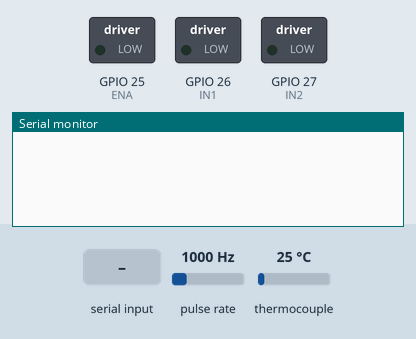
Recording of a sketch running on a simulated ESP32. On the bench: switched loads named in the sketch (green lamp = pin HIGH), the last lines printed to the serial monitor. Wiring (inferred from the names in the program): pulse sensor: data GPIO 32. The inputs (shaded band) are chosen by the test bench; at power-on: pulse rate 1000 Hz, thermocouple 25 °C.

Above: at 1.2 s.
1.3 s: "MOTOR\n" received over Serial
At 2.5 s:
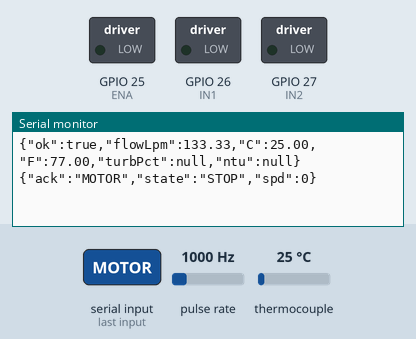
3.4 s: "PING\n" received over Serial
At 4.3 s:
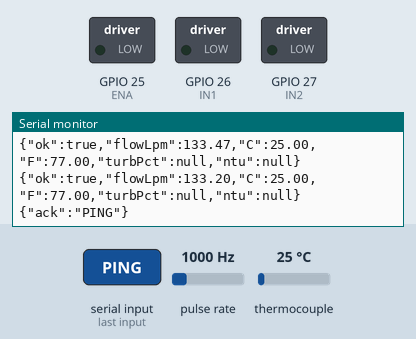
Timing chart, 0 to 6.4 s (numbered marks = the images above; inputs shaded):
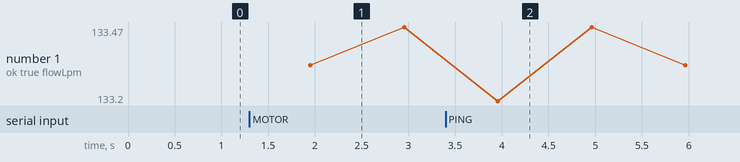

The sketch:

alltest.ino
```cpp
#include <Adafruit_MAX31865.h>

/////////////////////////////////////////////////////////////////////////////////
// TEMPERATURE SENSOR (PT100 & MAX31865 via SPI)
/////////////////////////////////////////////////////////////////////////////////

#define MAX_CS   5
#define MAX_MOSI 23
#define MAX_MISO 19
#define MAX_CLK  18

Adafruit_MAX31865 sensor(MAX_CS, MAX_MOSI, MAX_MISO, MAX_CLK);
#define RREF 430.0
#define RNOMINAL 100.0


/////////////////////////////////////////////////////////////////////////////////
// FLOW SENSOR (YF-B2)
/////////////////////////////////////////////////////////////////////////////////

#define FLOW 32
volatile uint32_t pulseCount = 0;
unsigned long lastTick = 0;

void IRAM_ATTR pulseISR()
{
  pulseCount++;
}

float pulsesToLpm(uint32_t pulses, float dtSeconds)
{
  // Adjust this after you do a 1-L bucket test
  const float K = 450.0f; // pulses per liter
  return (pulses / K) / (dtSeconds / 60.0f);
}


/////////////////////////////////////////////////////////////////////////////////
// TUBIDITY (DFRobot SEN0554 UART)
/////////////////////////////////////////////////////////////////////////////////

// Sensor wiring: VCC=5V, GND, TX(blue)->ESP32 RX2 (GPIO16 via level shift), RX(white)<-ESP32 TX2 (GPIO17)
#define TURB_RX 16   // ESP32 receives here (from sensor TX)
#define TURB_TX 17   // ESP32 transmits here (to sensor RX)
HardwareSerial Turb(2);  // UART2

// Vendor command (5 bytes), per DFRobot example
const uint8_t TURB_CMD[5] = { 0x18, 0x05, 0x00, 0x01, 0x0D };

// Read turbidity percentage (0..255). Returns true on success.
bool readTurbidity(uint8_t &pct, uint32_t timeout_ms = 50)
{
  while (Turb.available()) Turb.read();        // flush any stale bytes
  Turb.write(TURB_CMD, sizeof(TURB_CMD));      // send request

  uint8_t buf[5] = {0};
  uint32_t t0 = millis();
  int got = 0;
  // collect exactly 5 bytes with timeout
  while ((millis() - t0) < timeout_ms)
  {
    while (Turb.available() && got < 5)
    {
      buf[got++] = (uint8_t)Turb.read();
    }

    if (got >= 5)
    {
      break;
    }

    delay(1);
  }

  if (got < 5)
  {
    return false;
  }

  // DFRobot uses buf[3] as the value to print in decimal
  pct = buf[3];
  return true;
}

// Simple NTU estimate from 0..255 percentage.
// The vendor curve is nonlinear and saturating; this is just a usable rough map.
// Tweak once you collect your own reference points.
float ntuEstimateFromPct(uint8_t pct)
{
  // piecewise: faster rise early, then flatten
  if (pct <= 200)
  {
    return pct * 10.0f;               // ~0..2000 NTU
  }

  else
  {
    return 2000.0f + (pct - 200) * 15.0f;  // ~2000..(≈2000+55*15≈2825 NTU)
  }
}


/////////////////////////////////////////////////////////////////////////////////
// MOTOR 8==D
/////////////////////////////////////////////////////////////////////////////////

#define ENA 25  // PWM
#define IN1 26
#define IN2 27

void motorStop()
{
  digitalWrite(IN1, LOW);
  digitalWrite(IN2, LOW);
  analogWrite(ENA, 0);
}

void motorDrive(uint8_t duty, bool forward)
{
  digitalWrite(IN1, forward ? HIGH : LOW);
  digitalWrite(IN2, forward ? LOW : HIGH);
  analogWrite(ENA, duty);
}

void handleCommand(const String &line)
{
  if (line.startsWith("MOTOR"))
  {
    int spd = 0; char dir[8] = {0};
    int n = sscanf(line.c_str(), "MOTOR %d %7s", &spd, dir);
    spd = constrain(spd, 0, 255);

    if (n == 1 || spd == 0)
    {
      motorStop();
      Serial.println("{\"ack\":\"MOTOR\",\"state\":\"STOP\",\"spd\":0}");
      return;
    }

    if (n == 2)
    {
      bool fwd = (strcmp(dir, "FWD") == 0);
      bool rev = (strcmp(dir, "REV") == 0);
      if (fwd || rev)
      {
        motorDrive((uint8_t)spd, fwd);
        Serial.print("{\"ack\":\"MOTOR\",\"state\":\"");
        Serial.print(fwd ? "FWD" : "REV");
        Serial.print("\",\"spd\":");
        Serial.print(spd);
        Serial.println("}");
      }
    }
  }
}


/////////////////////////////////////////////////////////////////////////////////
// SETUP
/////////////////////////////////////////////////////////////////////////////////
void setup()
{
  Serial.begin(115200);

  // PT100
  sensor.begin(MAX31865_3WIRE);

  // FLOW
  pinMode(FLOW, INPUT_PULLUP);
  attachInterrupt(digitalPinToInterrupt(FLOW), pulseISR, RISING);
  lastTick = millis();

  // TURBIDITY (9600 8N1 as per DFRobot sample)
  Turb.begin(9600, SERIAL_8N1, TURB_RX, TURB_TX);

  // MOTOR
  pinMode(IN1, OUTPUT);
  pinMode(IN2, OUTPUT);
  pinMode(ENA, OUTPUT);
  motorStop();
}


/////////////////////////////////////////////////////////////////////////////////
// MAIN LOOP
/////////////////////////////////////////////////////////////////////////////////
void loop()
{
  unsigned long now = millis();
  if (now - lastTick >= 1000) // Once per second
  {
    // FLOW
    detachInterrupt(digitalPinToInterrupt(FLOW));
    uint32_t pulses = pulseCount;
    pulseCount = 0;
    attachInterrupt(digitalPinToInterrupt(FLOW), pulseISR, RISING);
    float dt = (now - lastTick) / 1000.0f;
    lastTick = now;
    float flowLpm = pulsesToLpm(pulses, dt);

    // TEMPERATURE
    float tempC = sensor.temperature(RNOMINAL, RREF);
    bool okT = !isnan(tempC);
    float tempF = okT ? (tempC * 9.0f / 5.0f + 32.0f) : NAN;

    // TURBIDITY
    uint8_t turbPct = 0;
    bool okTur = readTurbidity(turbPct);
    float ntu = okTur ? ntuEstimateFromPct(turbPct) : NAN;
    float turbPctScaled = (turbPct / 243.0f) * 100.0f;

    // JSON OUT
    Serial.print("{\"ok\":true");
    Serial.print(",\"flowLpm\":"); Serial.print(flowLpm, 2);
    if (okT)
    {
      Serial.print(",\"C\":"); Serial.print(tempC, 2);
      Serial.print(",\"F\":"); Serial.print(tempF, 2);
    }

    if (okTur)
    {
      Serial.print(",\"% Turbidity\":"); Serial.print(turbPctScaled, 1);
      Serial.print(",\"NTU\":"); Serial.print(ntu, 1);
    }

    else
    {
      Serial.print(",\"turbPct\":null,\"ntu\":null");
    }

    Serial.println("}");
  }

  // MOTOR + PING HANDLER
  if (Serial.available())
  {
    String line = Serial.readStringUntil('\n');
    line.trim();
    if (line.equalsIgnoreCase("PING"))
    {
      Serial.println("{\"ack\":\"PING\"}");
    }

    else if (line.startsWith("MOTOR"))
    {
      handleCommand(line);   // calls your new motor handler
    }
  }

  delay(950);  // maintain 1 Hz update rate
}
```

Measured:
- after the input at 1.3 s, the serial monitor: prints a new line after 0.65 s (image 1)
- after the input at 3.4 s, the serial monitor: prints a new line after 0.56 s (image 2)
